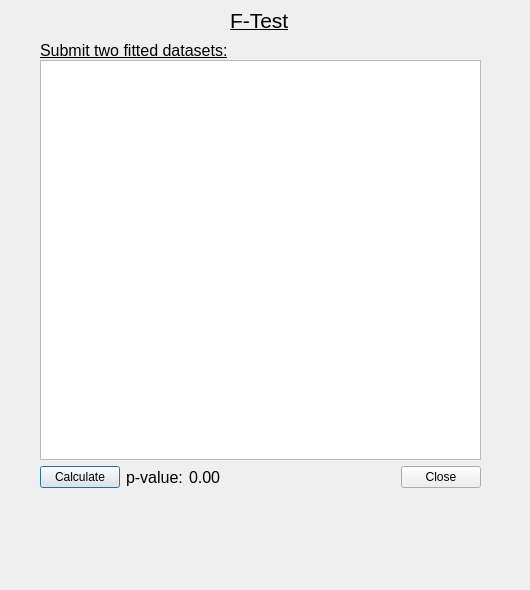
<?xml version="1.0" encoding="UTF-8"?>
<ui version="4.0">
 <class>ftest</class>
 <widget class="QDialog" name="ftest">
  <property name="geometry">
   <rect>
    <x>0</x>
    <y>0</y>
    <width>530</width>
    <height>590</height>
   </rect>
  </property>
  <property name="minimumSize">
   <size>
    <width>530</width>
    <height>590</height>
   </size>
  </property>
  <property name="maximumSize">
   <size>
    <width>530</width>
    <height>590</height>
   </size>
  </property>
  <property name="windowTitle">
   <string>CDpal</string>
  </property>
  <property name="windowIcon">
   <iconset resource="img/icon.qrc">
    <normaloff>:/img/logo.png</normaloff>:/img/logo.png</iconset>
  </property>
  <widget class="QLabel" name="label_4">
   <property name="geometry">
    <rect>
     <x>40</x>
     <y>30</y>
     <width>241</width>
     <height>41</height>
    </rect>
   </property>
   <property name="font">
    <font>
     <pointsize>12</pointsize>
     <underline>true</underline>
    </font>
   </property>
   <property name="text">
    <string>Submit two fitted datasets:</string>
   </property>
  </widget>
  <widget class="QLabel" name="label_5">
   <property name="geometry">
    <rect>
     <x>230</x>
     <y>0</y>
     <width>71</width>
     <height>41</height>
    </rect>
   </property>
   <property name="font">
    <font>
     <pointsize>16</pointsize>
     <underline>true</underline>
    </font>
   </property>
   <property name="text">
    <string>F-Test</string>
   </property>
  </widget>
  <widget class="QWidget" name="layoutWidget">
   <property name="geometry">
    <rect>
     <x>40</x>
     <y>60</y>
     <width>441</width>
     <height>501</height>
    </rect>
   </property>
   <layout class="QVBoxLayout" name="verticalLayout">
    <item>
     <widget class="QListWidget" name="graphList"/>
    </item>
    <item>
     <layout class="QHBoxLayout" name="horizontalLayout_3">
      <item>
       <layout class="QHBoxLayout" name="horizontalLayout_2">
        <item>
         <widget class="QPushButton" name="calcButton">
          <property name="text">
           <string>Calculate</string>
          </property>
         </widget>
        </item>
        <item>
         <layout class="QHBoxLayout" name="horizontalLayout">
          <item>
           <widget class="QLabel" name="label">
            <property name="font">
             <font>
              <pointsize>12</pointsize>
             </font>
            </property>
            <property name="text">
             <string>p-value:</string>
            </property>
           </widget>
          </item>
          <item>
           <widget class="QLabel" name="pvalueLabel">
            <property name="font">
             <font>
              <pointsize>12</pointsize>
             </font>
            </property>
            <property name="text">
             <string>0.00</string>
            </property>
           </widget>
          </item>
         </layout>
        </item>
       </layout>
      </item>
      <item>
       <spacer name="horizontalSpacer">
        <property name="orientation">
         <enum>Qt::Horizontal</enum>
        </property>
        <property name="sizeHint" stdset="0">
         <size>
          <width>40</width>
          <height>20</height>
         </size>
        </property>
       </spacer>
      </item>
      <item>
       <widget class="QPushButton" name="closeButton">
        <property name="text">
         <string>Close</string>
        </property>
       </widget>
      </item>
     </layout>
    </item>
    <item>
     <layout class="QHBoxLayout" name="horizontalLayout_4">
      <item>
       <widget class="QLabel" name="testingLabel">
        <property name="sizePolicy">
         <sizepolicy hsizetype="Preferred" vsizetype="Minimum">
          <horstretch>0</horstretch>
          <verstretch>0</verstretch>
         </sizepolicy>
        </property>
        <property name="minimumSize">
         <size>
          <width>0</width>
          <height>20</height>
         </size>
        </property>
        <property name="maximumSize">
         <size>
          <width>16777215</width>
          <height>16777215</height>
         </size>
        </property>
        <property name="font">
         <font>
          <pointsize>10</pointsize>
         </font>
        </property>
        <property name="text">
         <string/>
        </property>
       </widget>
      </item>
     </layout>
    </item>
    <item>
     <widget class="QLabel" name="testingLabel_2">
      <property name="sizePolicy">
       <sizepolicy hsizetype="Preferred" vsizetype="Minimum">
        <horstretch>0</horstretch>
        <verstretch>0</verstretch>
       </sizepolicy>
      </property>
      <property name="minimumSize">
       <size>
        <width>0</width>
        <height>20</height>
       </size>
      </property>
      <property name="maximumSize">
       <size>
        <width>16777215</width>
        <height>16777215</height>
       </size>
      </property>
      <property name="font">
       <font>
        <pointsize>10</pointsize>
       </font>
      </property>
      <property name="text">
       <string/>
      </property>
     </widget>
    </item>
    <item>
     <widget class="QLabel" name="nullHypLabel">
      <property name="font">
       <font>
        <pointsize>10</pointsize>
       </font>
      </property>
      <property name="text">
       <string/>
      </property>
     </widget>
    </item>
   </layout>
  </widget>
 </widget>
 <resources>
  <include location="img/icon.qrc"/>
 </resources>
 <connections/>
</ui>
